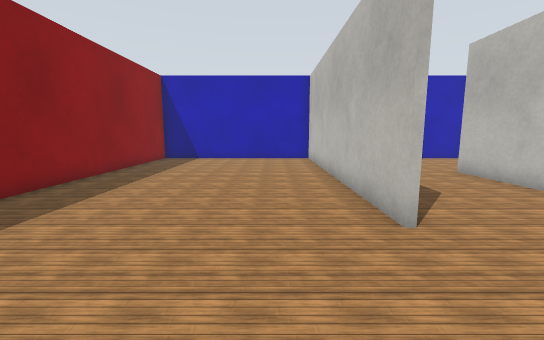
View 1 (above)

16 first-person views from a walk through a Webots world. The camera is 0.79 m above the floor, tilts 8° down and sees 90° across. The floor is counted in squares, 0.5 m on a side. Each view is taken from the middle of a square. On the plan, view 1 faces up. The plan holds only what a view shows up to about 14 squares ahead; the rest is blank. The robots in the file are not drawn. Webots' stock objects and surfaces are drawn as simple stand-ins.

View 2
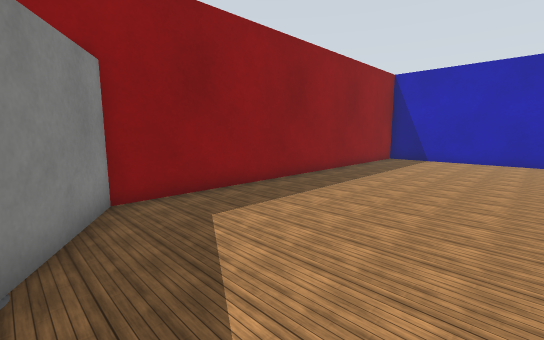

View 3
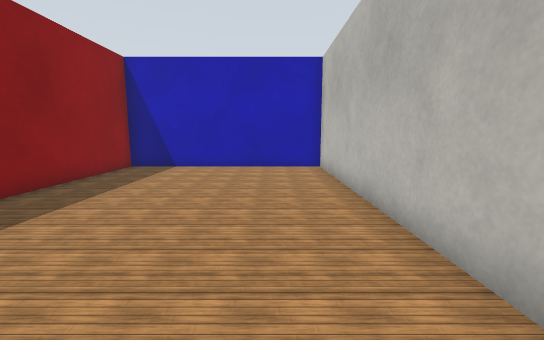

View 4
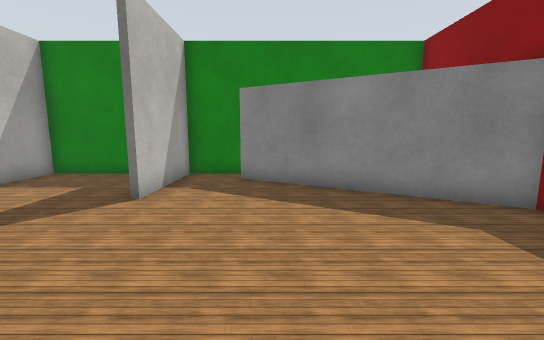

View 5
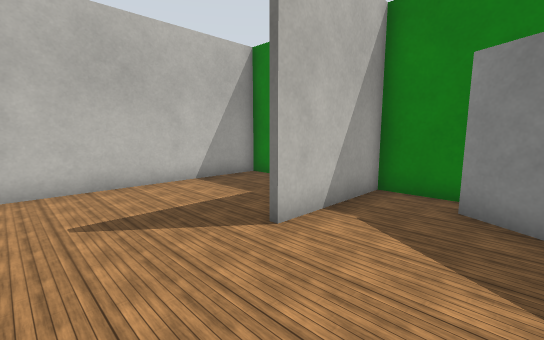

View 6
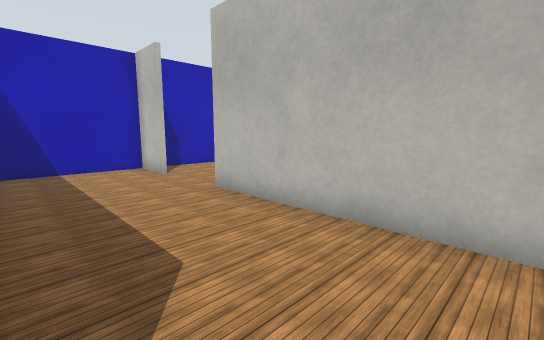

View 7
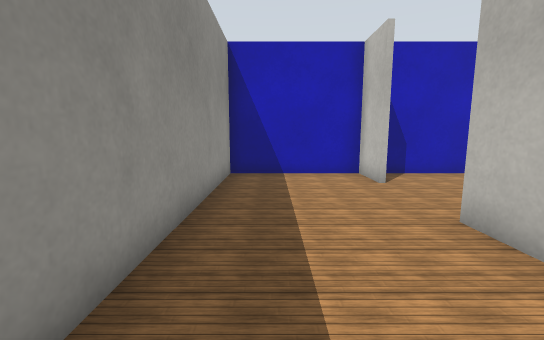

View 8
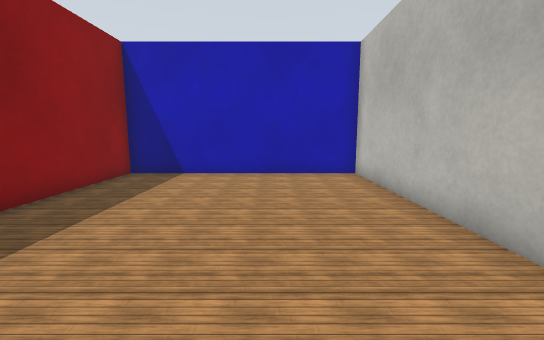

View 9
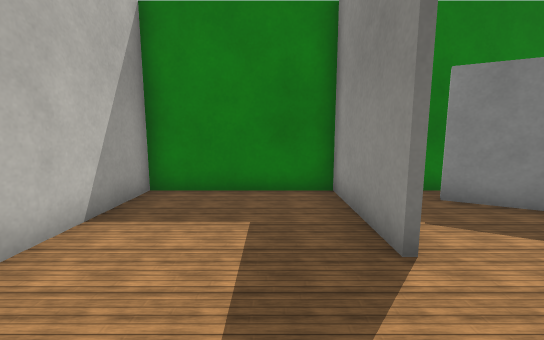

View 10
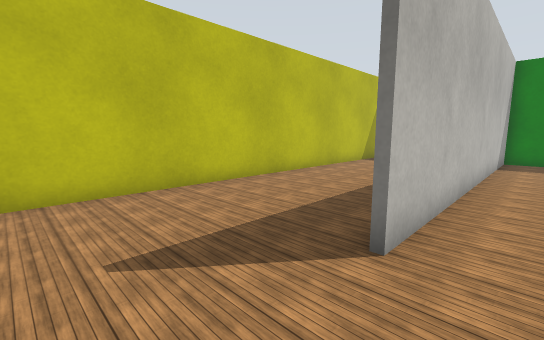

View 11
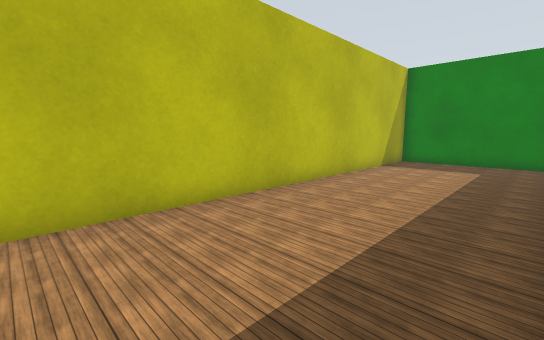

View 12
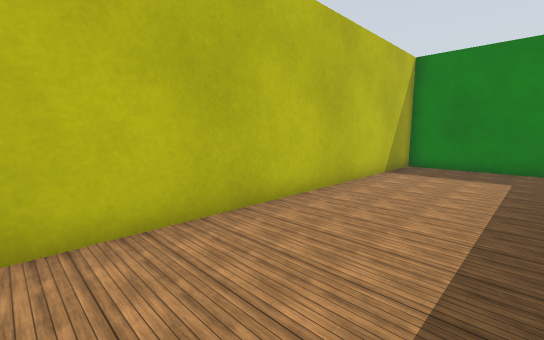

View 13
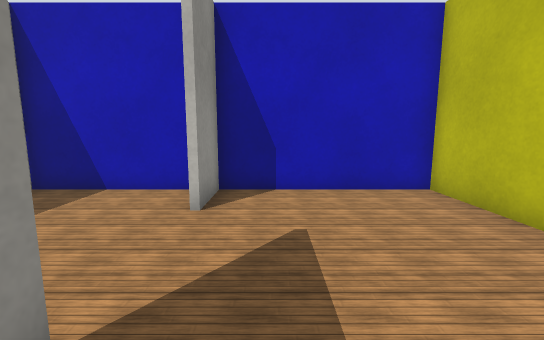

View 14
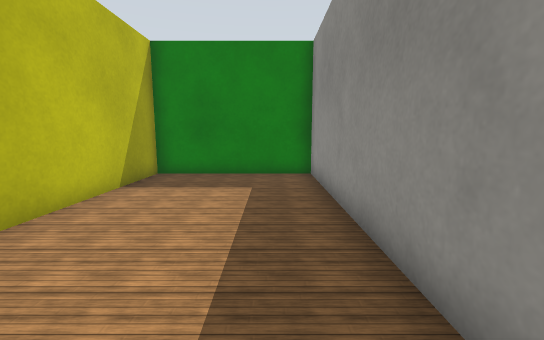

View 15
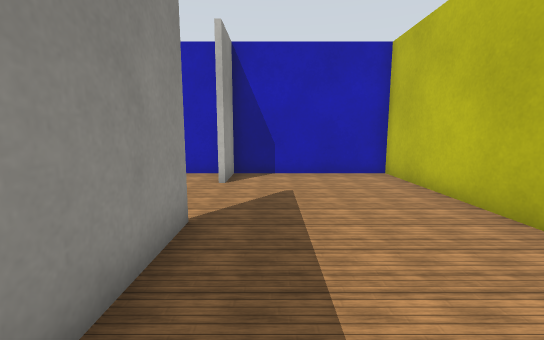

View 16
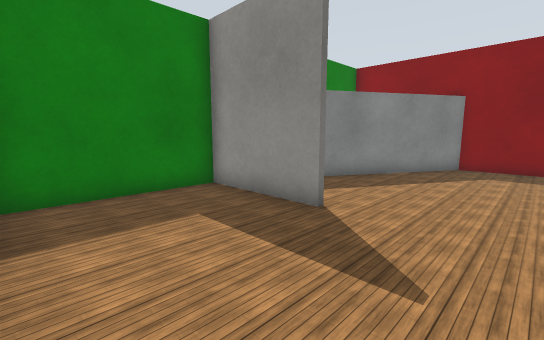

### Floor plan
Key: @ floor where view 1 was taken; # wall or solid block; . floor; B blank board.
Columns run from 7 left of view 1 to 14 right of it. Each row starts with its distance up from view 1.
 17 ######################
 16 #........#.....#.....#
 15 #........#.....#.....#
 14 #........#...........#
 13 #........#...........#
 12 #........#...........#
 11 #........#...........#
 10 #........#.....#.....#
  9 #........#.....#.....#
  8 #........#.....#.....#
  7 #........#.....#.....#
  6 #........#.....#.....#
  5 #........#.....#.....#
  4 #..............#.....#
  3 #..............#.....#
  2 B..............#.....#
  1 BBB............#.....#
  0   BBB..@.#.....#.....#
 -1     BBB..#.....#.....#
 -2       BB.#.....#.....#
 -3        ..#.....#.....#
 -4       ################

Positions as (right, up) in squares from view 1, and headings:
1: (0, 0), facing up
2: (0, 0), facing up-left
3: (0, 4), facing up
4: (-1, 7), facing down
5: (-1, 4), facing down-right
6: (3, 4), facing up-right
7: (4, 6), facing up
8: (-1, 6), facing up
9: (4, 4), facing down
10: (6, 14), facing down-right
11: (8, 12), facing down-right
12: (9, 10), facing down-right
13: (9, 9), facing up
14: (9, 7), facing down
15: (9, 6), facing up
16: (7, 4), facing down-left
